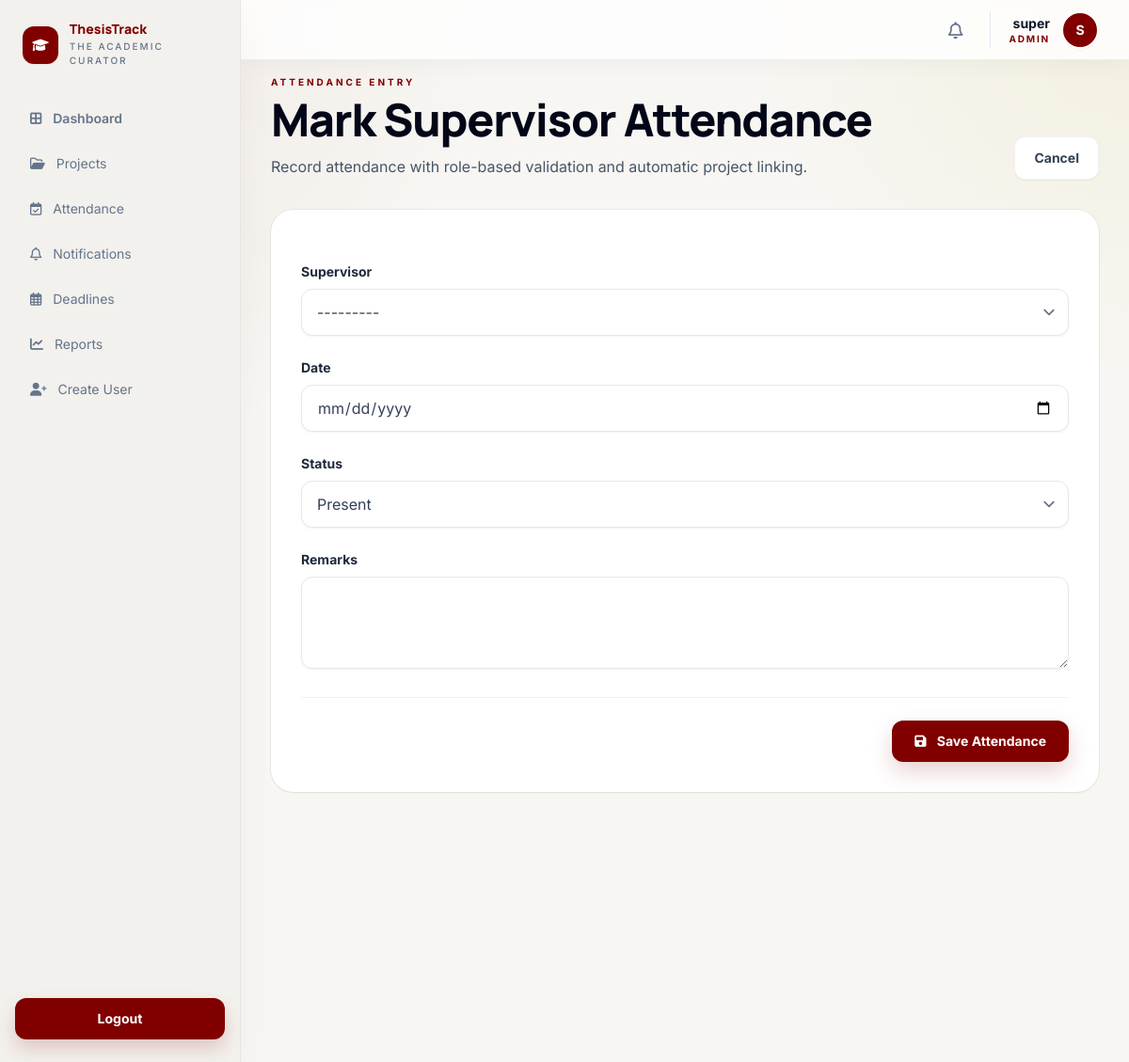
Screenshot of /attendance/admin/mark/ (signed in) with the database file from the repository.
### accounts/models.py (models this page shows, shortened)
class User(AbstractUser):
	STUDENT = 'STUDENT'
	SUPERVISOR = 'SUPERVISOR'
	ADMIN = 'ADMIN'
	ROLE_CHOICES = [
		(STUDENT, 'Student'),
		(SUPERVISOR, 'Supervisor'),
		(ADMIN, 'Admin'),
	]
	role = models.CharField(max_length=20, choices=ROLE_CHOICES, default=STUDENT)
	def __str__(self):
		return f"{self.username} ({self.role})"

### attendance/views.py (the view)
# urls.py: path('admin/mark/', views.admin_mark_attendance, name='admin_mark_attendance'),
@login_required
def admin_mark_attendance(request):
    if request.user.role != 'ADMIN' and not request.user.is_superuser:
        raise PermissionDenied("Only admins can mark supervisor attendance.")
    if request.method == 'POST':
        form = SupervisorAttendanceForm(request.POST)
        if form.is_valid():
            attendance = form.save(commit=False)
            attendance.admin = request.user
            try:
                attendance.save()
            except (ValidationError, IntegrityError) as exc:
                form.add_error(None, exc)
            else:
                messages.success(request, 'Supervisor attendance marked successfully.')
                return redirect('attendance:admin_attendance_dashboard')
    else:
        form = SupervisorAttendanceForm()
    return render(request, 'attendance/mark_attendance.html', {'form': form, 'title': 'Mark Supervisor Attendance'})

### core/context_processors.py (called while the page is built)
def unread_notifications_count(request):
    if not request.user.is_authenticated:
        return {'unread_notifications_count': 0}
    count = Notification.objects.filter(user=request.user, is_read=False).count()
    return {'unread_notifications_count': count}

def recent_notifications(request):
    if not request.user.is_authenticated:
        return {'recent_notifications': []}
    notifications = Notification.objects.filter(user=request.user).order_by('-created_at')[:5]
    return {'recent_notifications': notifications}

### attendance/templates/attendance/mark_attendance.html (shortened to what this page needs)
{% extends 'core/base.html' %}
{% block content %}
<div class="mx-auto max-w-4xl space-y-8">
    <section class="flex flex-col gap-4 lg:flex-row lg:items-end lg:justify-between">
        <div>
            <p class="mb-2 text-[10px] font-bold uppercase tracking-[0.3em] text-[#800000]">Attendance Entry</p>
            <h1 class="text-5xl font-black tracking-tight text-slate-950">{{ title }}</h1>
            <p class="mt-3 max-w-2xl text-base leading-7 text-slate-600">Record attendance with role-based validation and automatic project linking.</p>
        </div>
        <a href="javascript:history.back()" class="rounded-xl border border-black/5 bg-white px-5 py-3 text-sm font-bold text-slate-700 shadow-sm hover:text-[#800000]">
            Cancel
        </a>
    </section>
    <section class="rounded-3xl bg-white p-6 shadow-sm ring-1 ring-black/5 lg:p-8">
        <form method="post" class="space-y-6">
            {% for field in form %}
                <div class="space-y-2">
                    <label for="{{ field.id_for_label }}" class="block text-sm font-bold text-slate-800">{{ field.label }}</label>
                    <div>
                        {{ field }}
                    </div>
                </div>
            {% endfor %}
            <div class="flex items-center justify-end gap-3 border-t border-black/5 pt-6">
                <button type="submit" class="rounded-xl bg-[#800000] px-6 py-3 text-sm font-bold text-white shadow-[0_10px_24px_rgba(128,0,0,0.18)] transition-transform hover:-translate-y-0.5">
                    <i class="fa-solid fa-save mr-2"></i> Save Attendance
                </button>
            </div>
        </form>
    </section>
</div>
{% endblock %}

### core/templates/core/base.html (shortened to what this page needs)
<!DOCTYPE html>
<html lang="en">
<head>
    <script src="https://cdn.tailwindcss.com?plugins=forms,container-queries"></script>
    <link rel="stylesheet" href="https://cdnjs.cloudflare.com/ajax/libs/font-awesome/6.0.0/css/all.min.css">
</head>
<body class="text-slate-900 antialiased">
    <div class="min-h-screen">
        {% if user.is_authenticated %}
            {% include 'core/_sidebar.html' %}
            <header class="fixed top-0 right-0 left-64 z-40 h-16 border-b border-black/5 bg-white/80 glass-nav shadow-[0_4px_24px_rgba(26,28,28,0.04)]">
                <div class="h-full px-8 flex items-center justify-between gap-6">
                    <div class="flex items-center gap-5">
                        <details class="relative group">
                            <summary class="relative flex cursor-pointer items-center justify-center rounded-full p-2 text-slate-500 transition-colors hover:bg-slate-100 hover:text-[#800000]">
                                <i class="fa-regular fa-bell text-lg"></i>
                            </summary>
                        </details>
                        <div class="flex items-center gap-3 border-l border-slate-200 pl-5">
                            <div class="text-right leading-tight">
                                <p class="text-sm font-bold text-slate-900">{{ user.get_full_name|default:user.username }}</p>
                                <p class="text-[10px] font-bold uppercase tracking-[0.18em] text-[#800000]">{{ user.role }}</p>
                            </div>
                            <div class="flex h-10 w-10 items-center justify-center rounded-full border-2 border-white bg-[#800000] text-sm font-bold text-white shadow-sm">
                                {{ user.username|first|upper }}
                            </div>
                        </div>
                    </div>
                </div>
            </header>
        {% endif %}
        <main class="{% if user.is_authenticated %}ml-64 min-h-screen pt-20 px-8 pb-8{% else %}min-h-screen{% endif %}">
            {% block content %}{% endblock %}
        </main>
    </div>
</body>
</html>

### core/templates/core/base.html (style rules this page uses)
body { font-family: 'Inter', sans-serif; background: radial-gradient(circle at top left, rgba(128, 0, 0, 0.06), transparent 32%), radial-gradient(circle at top right, rgba(194, 153, 0, 0.08), transparent 24%), #f7f6f2; }
h1, h2, h3, h4, .font-headline { font-family: 'Manrope', sans-serif; }
.glass-nav { backdrop-filter: blur(16px); }
details > summary { list-style: none; }

### rows the page displays
User: get_full_name "super", role "ADMIN", username|first "S"

### other values shown
{{ title }} "Mark Supervisor Attendance"
{{ field.label }} "Supervisor" "Date" "Status" "Remarks"
